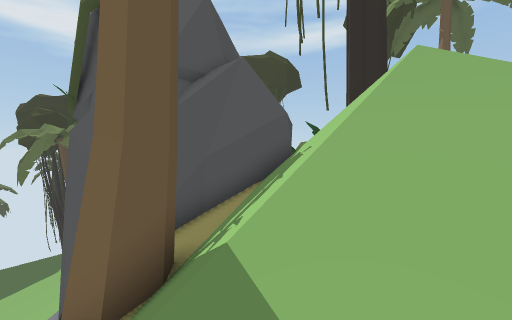
view 1 (above)

21 first-person views from a walk through a 3-D level made in the Unity game engine. The camera is 1.3 m above the floor, tilts 2° down and sees 90° across. The floor is counted in squares, 2 m on a side. Each view is taken from the middle of a square. On the plan, view 1 faces up. The plan holds only what a view shows up to about 9 squares ahead; the rest is blank. The place goes on beyond the plan. The player is left out.

view 2
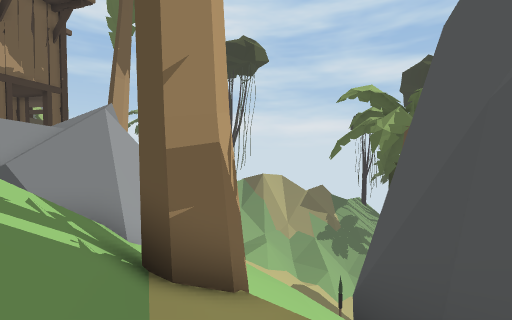

view 3
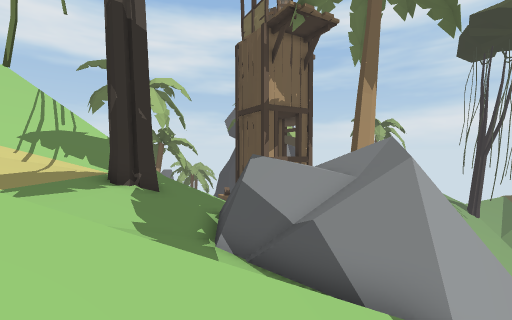

view 4
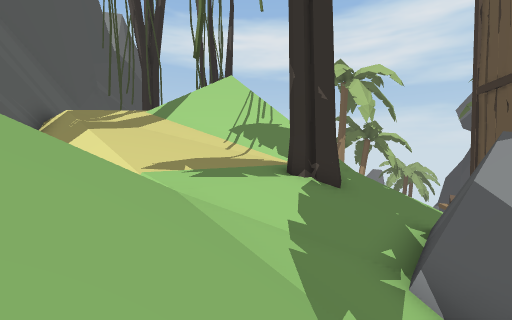

view 5
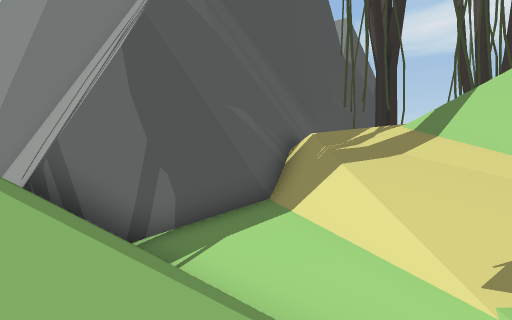

view 6
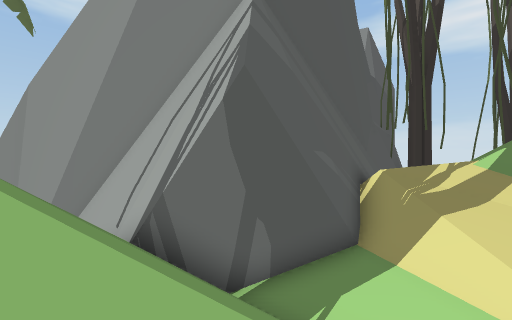

view 7
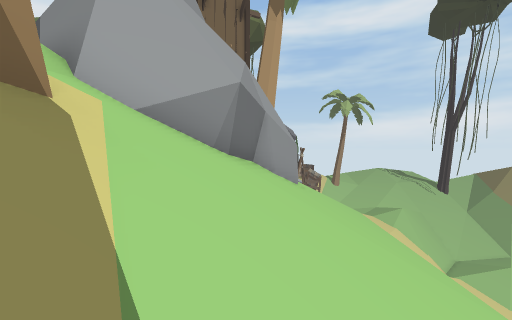

view 8
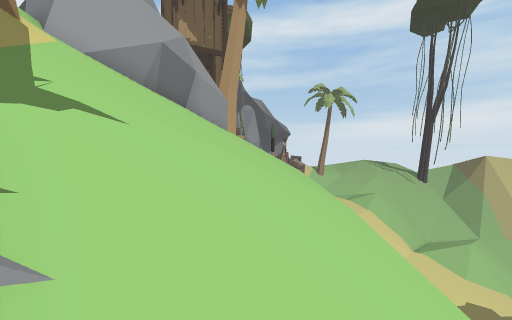

view 9
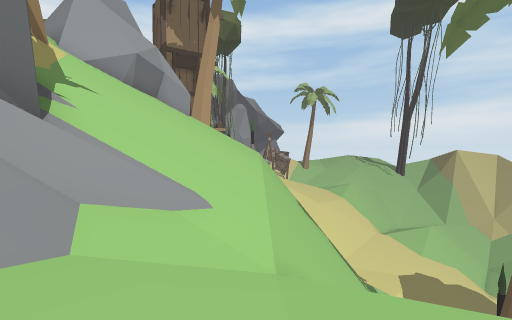

view 10
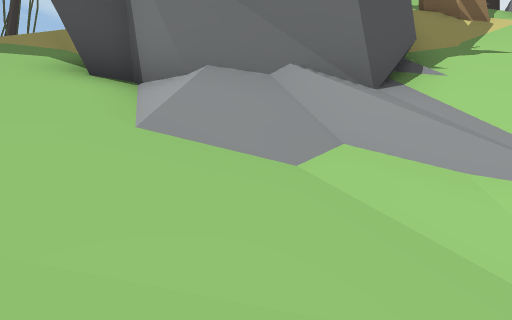

view 11
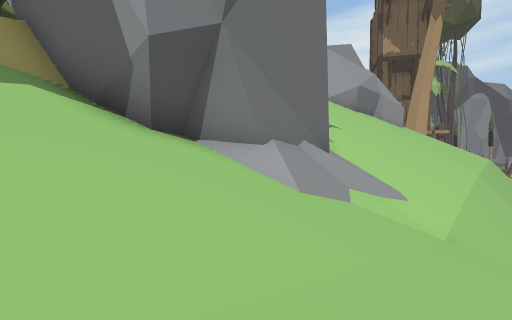

view 12
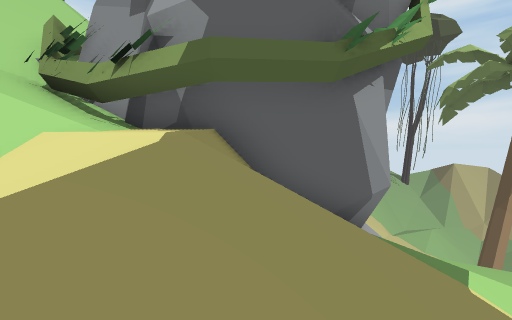

view 13
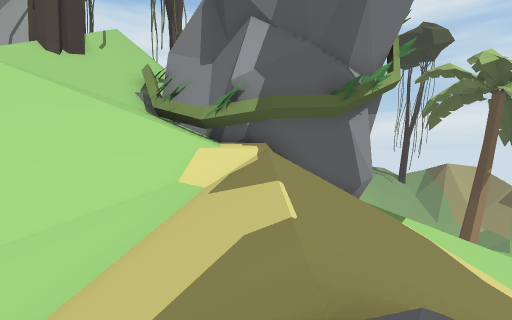

view 14
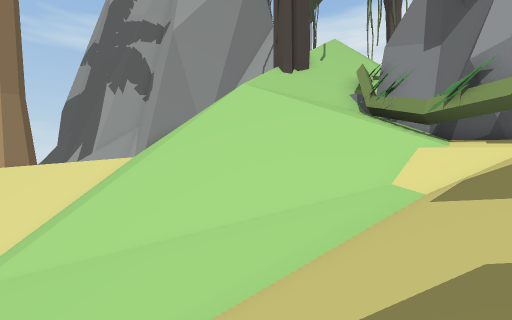

view 15
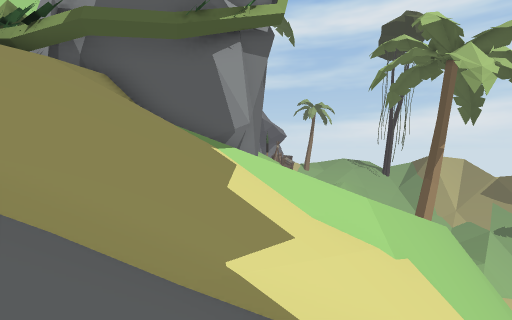

view 16
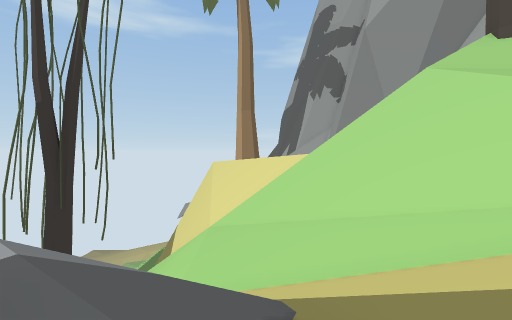

view 17
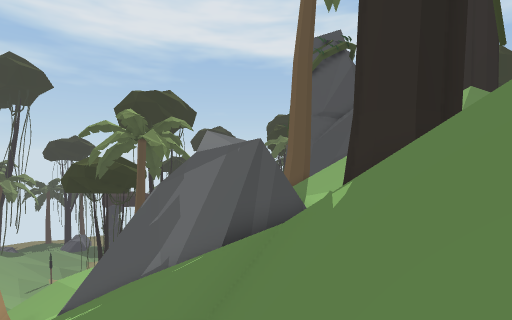

view 18
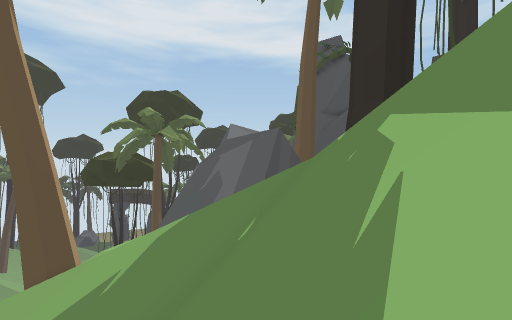

view 19
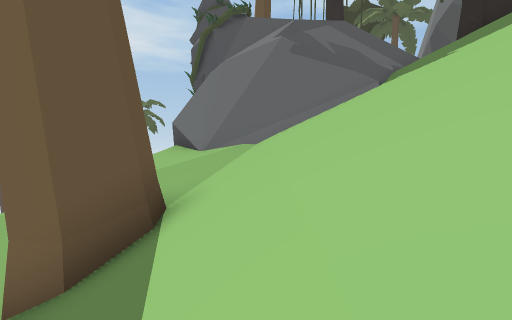

view 20
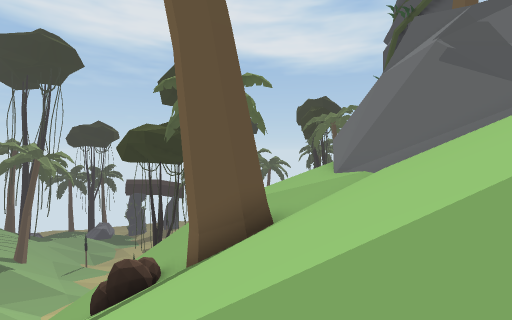

view 21
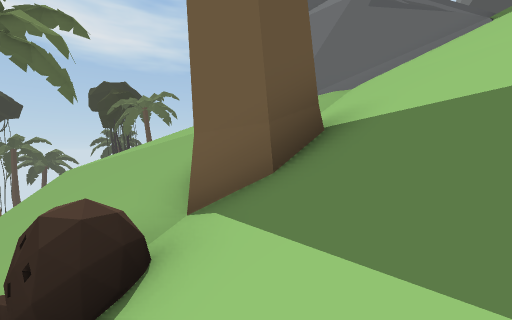

### Floor plan
Key: @ floor where view 1 was taken; # wall or solid block; x gap in a wall; . main floor; : floor 1.5 m higher than the main floor; - floor 3.25 m lower than the main floor; _ floor 4.75 m lower than the main floor; < floor 6.5 m lower than the main floor; / step, stairs or slope; = window, fence, low wall or low ledge; ^ raised ledge; v drop or lower ground.
Columns run from 9 left of view 1 to 13 right of it. Each row starts with its distance up from view 1.
 20        </ //////////
 19    /  /////////////_
 18    ///////////////_
 17  ////////////////_
 16 v////////////////
 15 v///////////////
 14 v//////-///////
 13 //////####///=/
 12 ////#######/##/
 11 ////#    ######
 10 ///##     ##vv
  9 ///#      #vvv     #
  8 ///##   ###vvv    /#
  7 ////#####/////////##
  6 v////##///////////##
  5 v//////////////////#
  4 v//////#///////////#
  3 v//////////////////###
  2 v////////////////////##
  1 v/////###/////.///////#
  0  ////##v/@=///.://///
 -1  ////#v//##///.://///
 -2  ///##x#/:/#//.://////
 -3  ////#v////#//#.//////
 -4  /////#v//////#//////
 -5  //////##////////
 -6  ///////#=///////
 -7  ////#///////////
 -8  ////#///////////
 -9  / ^^////////   /
-10  /////////
-11      /////

Where each view was taken, in squares from view 1:
view 1: 0 up, 0 right, facing up
view 2: 7 up, 0 right, facing down-left
view 3: 5 up, 1 right, facing down
view 4: 3 up, 1 right, facing down-right
view 5: 3 up, 4 right, facing right
view 6: 5 up, 4 right, facing right
view 7: 5 up, 4 left, facing down
view 8: 7 up, 6 left, facing down
view 9: 10 up, 8 left, facing down
view 10: 9 up, 9 left, facing right
view 11: 13 up, 9 left, facing down-right
view 12: 17 up, 3 left, facing down
view 13: 20 up, 2 left, facing down
view 14: 20 up, 2 left, facing down-right
view 15: 19 up, 6 left, facing down
view 16: 19 up, 3 left, facing right
view 17: 7 down, 6 right, facing up-left
view 18: 9 down, 7 right, facing up-left
view 19: 11 down, 2 left, facing up
view 20: 11 down, 0 right, facing up-left
view 21: 11 down, 4 left, facing up
